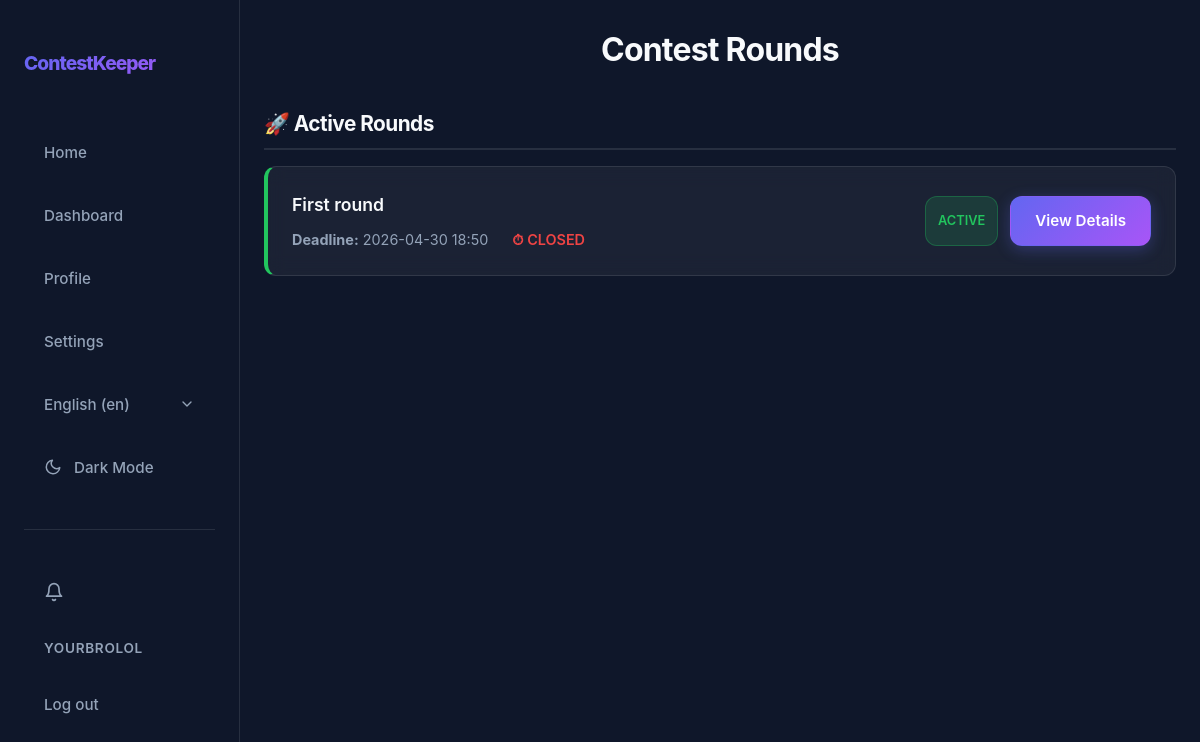
The app's page /en/contests/16/rounds/team/ (signed in), older data.
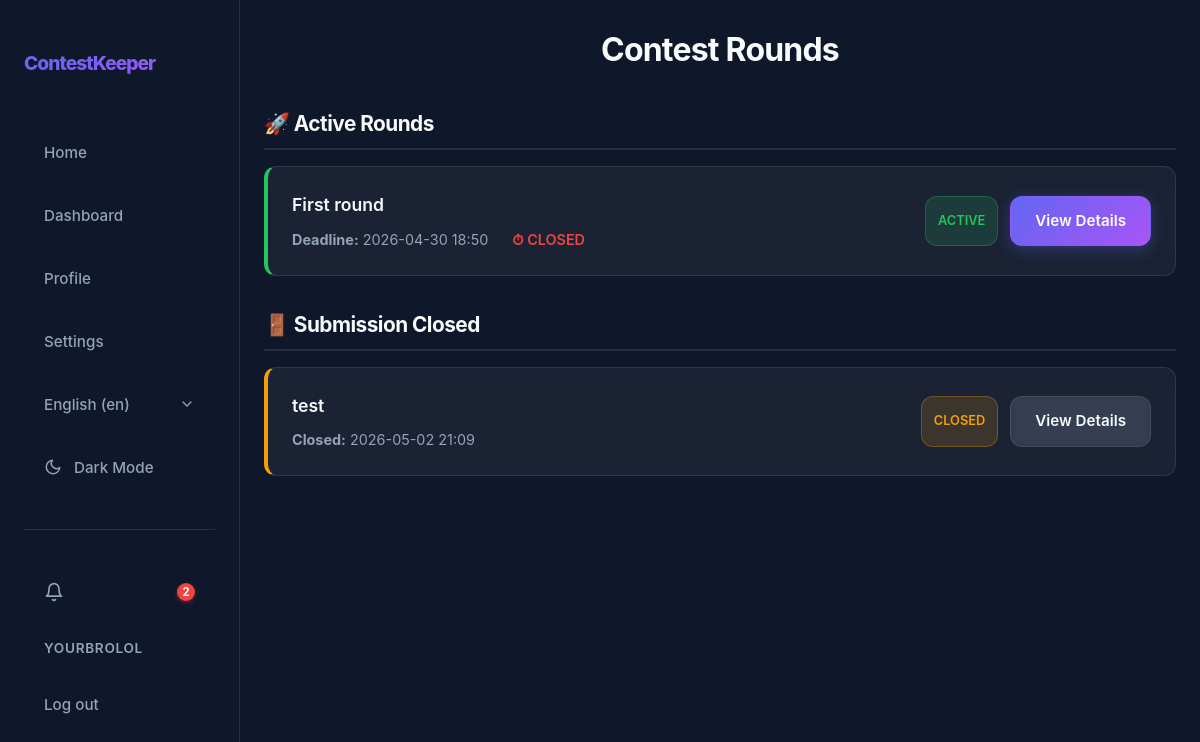
The same page, newer data.
### app/models.py (models this page shows, shortened)
class Round(models.Model):
    class Status(models.TextChoices):
        DRAFT = "DRAFT", _("Draft")
        ACTIVE = "ACTIVE", _("Active")
        SUBMISSION_CLOSED = "SUBMISSION_CLOSED", _("Submission Closed")
        EVALUATED = "EVALUATED", _("Evaluated")
    contest = models.ForeignKey(Contest, on_delete=models.CASCADE, related_name="rounds")
    title = models.CharField(max_length=200)
    description = models.TextField()
    tech_requirements = models.TextField()
    must_have = models.JSONField(default=list, help_text="List of required checklist items")
    start_time = models.DateTimeField()
    deadline = models.DateTimeField()
    materials = models.JSONField(default=list, blank=True, null=True, help_text="List of {label, url}")
    status = models.CharField(max_length=20, choices=Status.choices, default=Status.DRAFT)
    order = models.PositiveIntegerField(default=0, help_text="Round number within contest")
    created_by = models.ForeignKey(User, on_delete=models.SET_NULL, null=True, related_name="created_rounds")
    created_at = models.DateTimeField(auto_now_add=True)
    class Meta:
        ordering = ["contest", "order", "created_at"]
        unique_together = ("contest", "order")
    def time_remaining(self):
        from django.utils import timezone
        now = timezone.now()
        if self.deadline <= now:
            return None
        return self.deadline - now

### app/views/views_rounds.py (the view)
# urls.py: path("<int:pk>/rounds/team/",               views.ContestRoundsTeamView.as_view(), name="contest_rounds_team"),
class ContestRoundsTeamView(RedirectToRegisterMixin, TemplateView):
    template_name = "app/contests/contest_rounds_team.html"
    def get_context_data(self, **kwargs):
        contest = get_object_or_404(Contest, pk=self.kwargs["pk"])
        now = timezone.now()
        active_rounds = contest.rounds.filter(status=Round.Status.ACTIVE, start_time__lte=now).order_by("order")
        closed_rounds = contest.rounds.filter(status=Round.Status.SUBMISSION_CLOSED).order_by("order")
        evaluated_rounds = contest.rounds.filter(status=Round.Status.EVALUATED).order_by("order")
        return super().get_context_data(
            contest=contest,
            active_rounds=active_rounds,
            closed_rounds=closed_rounds,
            evaluated_rounds=evaluated_rounds,
        )

### app/context_processors.py (called while the page is built)
def notification_count(request):
    if request.user.is_authenticated:
        return {
            'unread_notification_count': request.user.notifications.filter(is_read=False).count()
        }
    return {'unread_notification_count': 0}

### app/models.py (called while the page is built)
    def is_jury(self):
        return self.role == self.Role.JURY

### app/templates/app/contests/contest_rounds_team.html (shortened to what this page needs)
{% extends 'app/core/base.html' %}
{% load static i18n %}
{% block extra_css %}
<link rel="stylesheet" href="{% static 'css/core/nav.css' %}">
<link rel="stylesheet" href="{% static 'css/contests/contest_rounds_team.css' %}">
{% endblock %}
{% block content %}
        <h1 class="h1-001">{% trans "Contest Rounds" %}</h1>
        {% if active_rounds %}
            <div class="round-section">
                <h2>🚀 {% trans "Active Rounds" %}</h2>
                <div class="rounds-container">
                    {% for round in active_rounds %}
                        <div class="round-card active">
                            <div class="round-info">
                                <div class="round-title">{{ round.title }}</div>
                                <div class="round-meta">
                                    <span><strong>{% trans "Deadline" %}:</strong> {{ round.deadline|date:'Y-m-d H:i' }}</span>
                                    <span>
                                        {% with total_seconds=round.time_remaining %}
                                            {% if total_seconds > 0 %}
                                                <strong class="countdown">⏱ {% trans "Time Left" %}:</strong>
                                                <span id="countdown-{{ round.id }}" data-deadline="{{ round.deadline|date:'c' }}">
                                                    {% trans "Loading..." %}
                                                </span>
                                            {% else %}
                                                <strong class="countdown-danger">⏱ {% trans "CLOSED" %}</strong>
                                            {% endif %}
                                        {% endwith %}
                                    </span>
                                </div>
                            </div>
                            <div class="round-actions">
                                <span class="status-badge status-active">{% trans "ACTIVE" %}</span>
                                <a href="{% url 'round_detail_team' round.contest.pk round.pk %}" class="btn btn-primary">{% trans "View Details" %}</a>
                            </div>
                        </div>
                    {% endfor %}
                </div>
            </div>
        {% endif %}
        {% if closed_rounds %}
            <div class="round-section">
                <h2>🚪 {% trans "Submission Closed" %}</h2>
                <div class="rounds-container">
                    {% for round in closed_rounds %}
                        <div class="round-card closed">
                            <div class="round-info">
                                <div class="round-title">{{ round.title }}</div>
                                <div class="round-meta">
                                    <span><strong>{% trans "Closed" %}:</strong> {{ round.deadline|date:'Y-m-d H:i' }}</span>
                                </div>
                            </div>
                            <div class="round-actions">
                                <span class="status-badge status-closed">{% trans "CLOSED" %}</span>
                                <a href="{% url 'round_detail_team' round.contest.pk round.pk %}" class="btn btn-secondary">{% trans "View Details" %}</a>
                            </div>
                        </div>
                    {% endfor %}
                </div>
            </div>
        {% endif %}
{% endblock %}

### app/templates/app/core/nav.html (shortened to what this page needs)
{% load static i18n %}
<nav id="nav">
    <div class="nav-container">
        <a href="{% url 'home' %}" class="nav-logo">ContestKeeper</a>
        <div class="nav-links">
            <button data-url="{% url 'home' %}" class="nav-link" id="homeBtn">{% trans "Home" %}</button>
            <button data-url="{% url 'dashboard' %}" class="nav-link" id="dashboardBtn">{% trans "Dashboard" %}</button>
            <button data-url="{% url 'profile' %}" class="nav-link" id="profileBtn">{% trans "Profile" %}</button>
            <button data-url="{% url 'settings' %}" class="nav-link" id="settingsBtn">{% trans "Settings" %}</button>
            <div class="nav-lang-switcher">
                <form action="{% url 'set_language' %}" method="post" class="form-001">
                    <select name="language" onchange="this.form.submit()" class="nav-lang-select" aria-label="{% trans 'Select language' %}">
                        {% get_current_language as LANGUAGE_CODE %}
                        {% get_available_languages as LANGUAGES %}
                        {% get_language_info_list for LANGUAGES as languages %}
                        {% for language in languages %}
                            <option value="{{ language.code }}"{% if language.code == LANGUAGE_CODE %} selected{% endif %}>
                                {{ language.name_local }} ({{ language.code }})
                            </option>
                        {% endfor %}
                    </select>
                </form>
            </div>
            <button id="themeToggle" class="nav-link" aria-label="{% trans 'Toggle theme' %}">
                <svg id="themeIcon" width="18" height="18" viewBox="0 0 24 24" fill="none" stroke="currentColor" stroke-width="2" stroke-linecap="round" stroke-linejoin="round" class="svg-001">
                    <path d="M21 12.79A9 9 0 1 1 11.21 3 7 7 0 0 0 21 12.79z"></path>
                </svg>
                <span id="themeText">{% if request.COOKIES.theme == 'light' %}{% trans "Light Mode" %}{% else %}{% trans "Dark Mode" %}{% endif %}</span>
            </button>
            <hr class="nav-auth-divider">
            {% if user.is_authenticated %}
            <button data-url="{% url 'notification_list' %}" class="nav-link notification-btn" id="notificationsBtn" aria-label="{% trans 'Notifications' %}">
                <svg width="20" height="20" viewBox="0 0 24 24" fill="none" stroke="currentColor" stroke-width="2" stroke-linecap="round" stroke-linejoin="round">
                    <path d="M18 8A6 6 0 0 0 6 8c0 7-3 9-3 9h18s-3-2-3-9"></path>
                    <path d="M13.73 21a2 2 0 0 1-3.46 0"></path>
                </svg>
                {% if unread_notification_count %}
                <span class="notification-badge">{{ unread_notification_count }}</span>
                {% endif %}
            </button>
            <span class="nav-user">{{ user.username }}</span>
            <form method="post" action="{% url 'logout' %}" class="nav-logout-form">
                <button type="submit" class="nav-link">{% trans "Log out" %}</button>
            </form>
            {% else %}
            <a href="{% url 'register' %}" class="nav-link">{% trans "Register" %}</a>
            <a href="{% url 'login' %}" class="nav-link">{% trans "Log in" %}</a>
            {% endif %}
        </div>
    </div>
</nav>

Row changes from the older to the newer data that the page shows:
added Round: title "test", deadline "2026-05-02 21:09", shown under "🚪 Submission Closed"
Text that changed along with them:
{{ unread_notification_count }}: (not shown) → "2"
text now shown: "🚪 Submission Closed"
